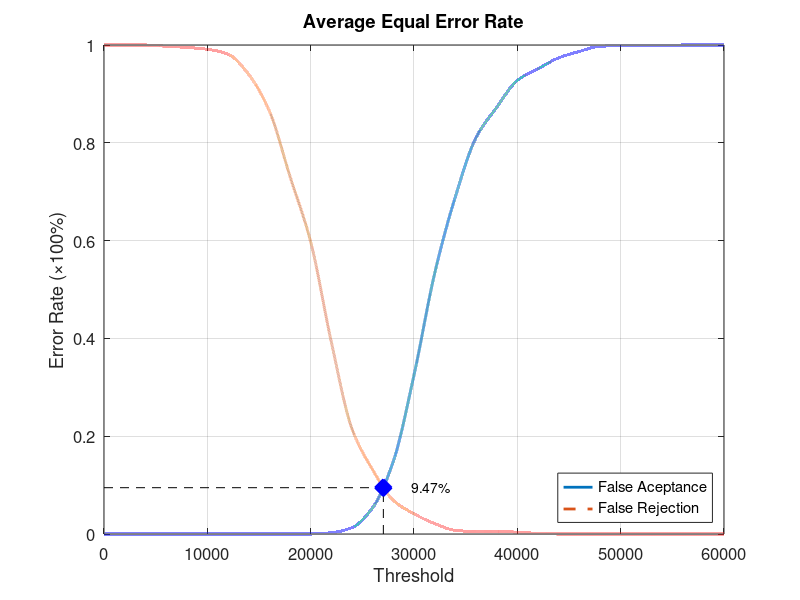
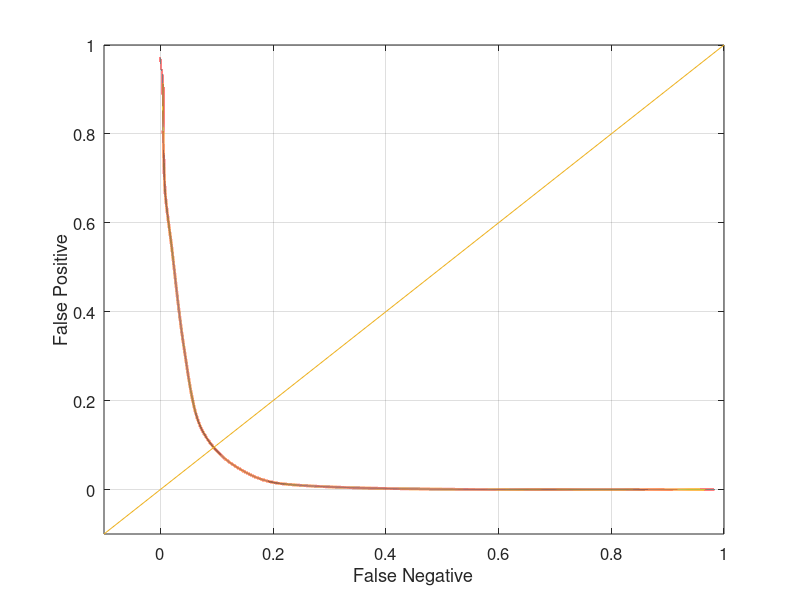

These charts were generated, in order, by the following MATLAB code:
function yEER = Experiment2Average
close all;
clear;
clc;
x = 0:2000:60000;
xq = 0:0.5:60000;

y0 = [0 0 0 0 0 0 0 0 0 0 0 0.00263158 0.0131579 0.0539474 0.148684 0.325 0.532895 0.689474 0.810526 0.872368 0.927632 0.951316 0.973684 0.986842 0.997368 0.998684 0.998684 0.998684 1 1 1];
yy0 = interp1(x, y0, xq, 'pchip');
y1 = [1 1 1 0.9975 0.995 0.99125 0.98125 0.94 0.865 0.73125 0.5975 0.3925 0.215 0.13125 0.06875 0.04125 0.02125 0.0075 0.005 0.005 0.00375 0.00125 0 0 0 0 0 0 0 0 0];
yy1 = interp1(x, y1, xq, 'pchip');

% Calculating EER: 
y2 = abs(y0 - y1);
find(y2 == min(y2))
yy2 = abs(yy0 - yy1);
xEER = find(yy2 == min(yy2));
xEERIndex = xq(xEER) % X-axis EER
yEER = yy0(xEER) % Y-axis EER

main = figure
plot(xq, yy0,'-','LineWidth', 2);	hold on
plot(xq, yy1,'--','LineWidth', 2);	hold on
plot([xEERIndex xEERIndex], [0 yEER], 'k--');	hold on
plot([0 xEERIndex], [yEER yEER], 'k--');	hold on
plot(xEERIndex, yEER, 'bx', 'LineWidth', 10);	hold on
text(xEERIndex + 10 * xEERIndex / 100, yEER, [num2str(round((10000 * yEER)) / 100) '%'])
legend('False Aceptance', 'False Rejection', 'Location', 'SouthEast')
xlabel('Threshold')
ylabel('Error Rate (\times100%)')
title('Average Equal Error Rate')
set(gca, 'FontSize', 12)
axis([0 60000 0 1])
grid on

print(main, 'Experiment2AverageMain', '-dpng');
FNRxFPR = figure('Color', [1 1 1]);
plot(yy1, yy0, '-', yy1, yy0, 'LineWidth', 2);
hold on
y = -0.1:0.1:1
plot(y, y); 
set(gca, 'FontSize', 12)
xlabel('False Negative')
ylabel('False Positive')
axis([-0.1 1 -0.1 1])
set(gca, 'FontSize', 12)
grid on

print(FNRxFPR, 'Experiment2AverageFNRxFPR','-dpng');
end
